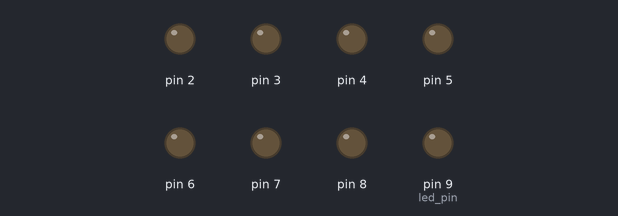
The sketch below on a simulated Arduino Uno, built with avr-gcc and run on an emulated ATmega328P. On the bench: output pins drawn as LEDs (lit = HIGH).

Above: at 0.5 s.
At 3.5 s:
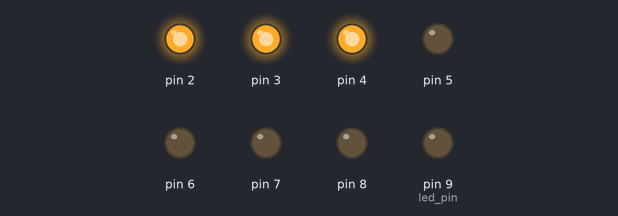
At 5.5 s:
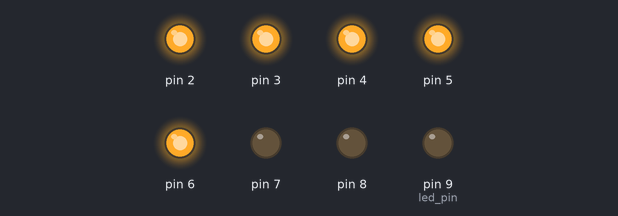
At 9.0 s:
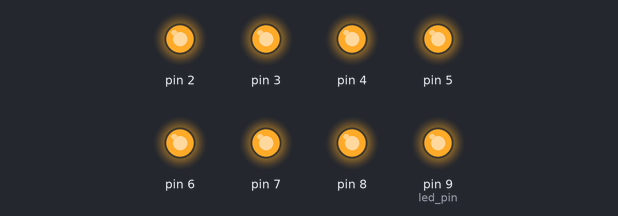
At 15.5 s:
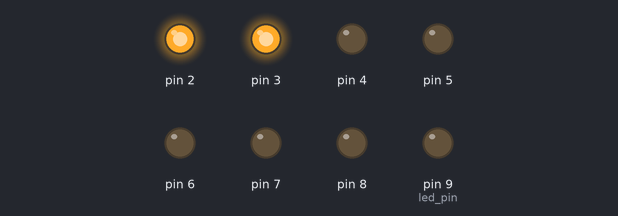
At 22.5 s:
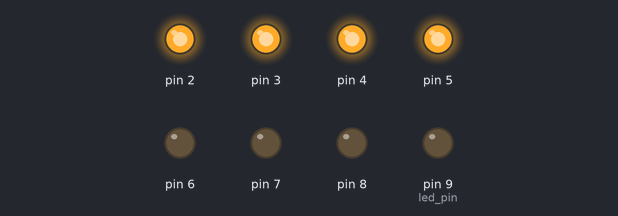
Timing chart, 0 to 23.4 s (numbered marks = the images above):
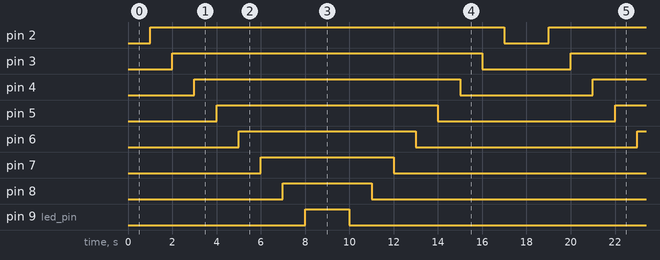

The sketch:

flowing_lights.ino
```cpp
int DELAY = 1000;
int led_pin = 9;

void setup() {
    for(; led_pin > 1; led_pin --)
        pinMode(led_pin, OUTPUT);
}


void loop() {
    for (; led_pin < 10; led_pin ++) {
        digitalWrite(led_pin, HIGH);
        delay(DELAY);
    }
    for (; led_pin > 1; led_pin --) {
        digitalWrite(led_pin, LOW);
        delay(DELAY);
    }
}
```

Measured:
- by itself, pin 2: alternates HIGH for 16.0 s and LOW for 2.0 s
- by itself, pin 3: alternates HIGH for 14.0 s and LOW for 4.0 s
- by itself, pin 4: alternates HIGH for 12.0 s and LOW for 6.0 s
- by itself, pin 5: alternates HIGH for 10.0 s and LOW for 8.0 s
- by itself, pin 6: alternates HIGH for 8.0 s and LOW for 10.0 s
- by itself, pin 7: alternates HIGH for 6.0 s and LOW for 12.0 s
- by itself, pin 8: alternates HIGH for 4.0 s and LOW for 14.0 s
- by itself, pin 9 (led_pin): alternates HIGH for 2.0 s and LOW for 16.0 s
